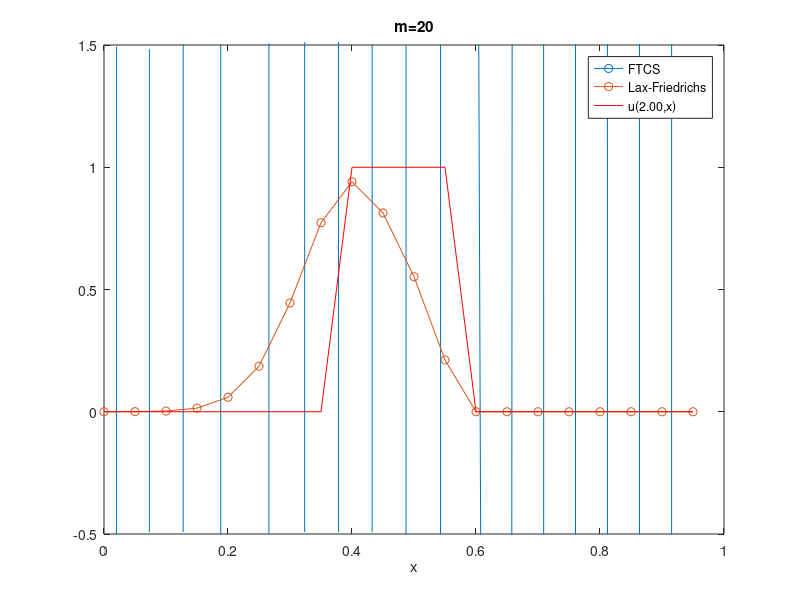
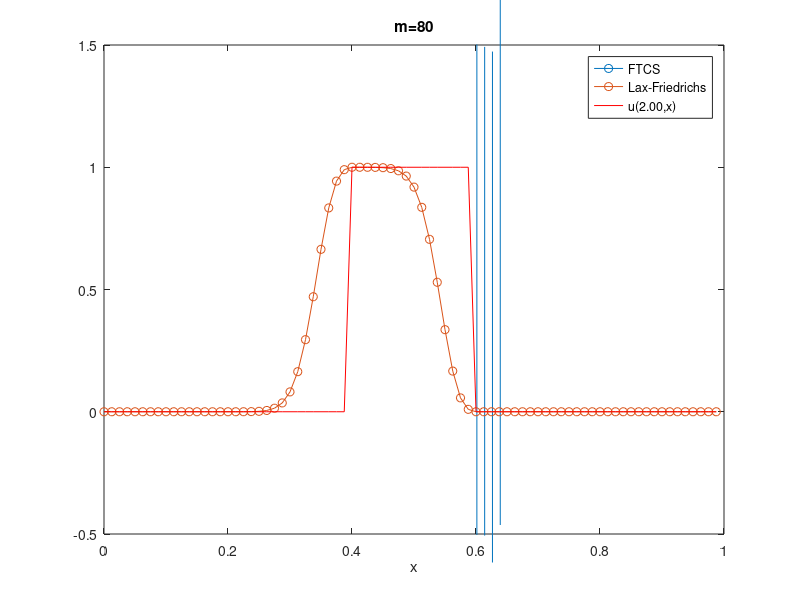
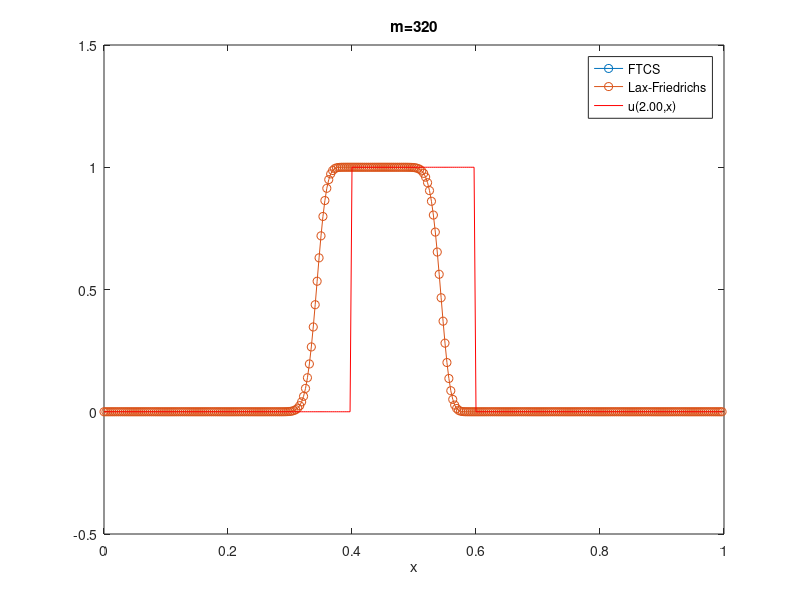

Reproduce these figures in MATLAB, in order.
% ADVECTTRY  Demonstrate FTCS and Lax-Friedrichs on
%   u_t + 0.5 u_x = 0
% over t,x in [0,2]x[0,1] with square initial condition
% and periodic boundary conditions.  Generates three
% figures.

a = 0.5;
tf = 2.0;
for m = [20 80 320]
    h = 1.0 / m;
    k = 0.9 * (h / abs(a));   % safety factor: nu = ak/h = 0.9 < 1
    % k = h / abs(a);         % suspicious result?
    NN = ceil(tf / k)
    k = tf / NN;
    nu = a * k / h;           % Courant number
    x = 0.0:h:1.0-h;
    u0 = ones(size(x));
    u0(x < 0.4) = 0.0;
    u0(x > 0.6) = 0.0;
    uexact = u0;              % why? (note tf matters!)
    % FTCS
    U = u0;
    for n = 1:NN
        U = U - (nu/2) * ([U(2:m) U(1)] - [U(1:m-1) U(m)]);
    end
    Uftcs = U;
    % LF
    U = u0;
    for n = 1:NN
        U = 0.5 * ([U(2:m) U(1)] + [U(1:m-1) U(m)]) ...
            - (nu/2) * ([U(2:m) U(1)] - [U(1:m-1) U(m)]);
    end
    Ulf = U;
    norm(Uftcs - uexact,2)
    norm(Ulf - uexact,2)
    figure()
    plot(x,Uftcs,'o-',x,Ulf,'o-',x,uexact,'r')
    axis([0 1 -0.5 1.5])
    xlabel x
    legend('FTCS','Lax-Friedrichs',sprintf('u(%.2f,x)',tf))
    title(sprintf('m=%d',m))
end
